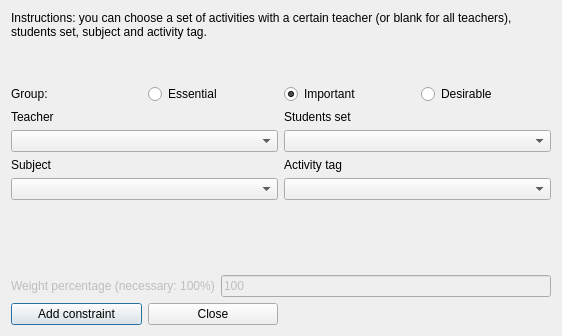
<?xml version="1.0" encoding="UTF-8"?>
<ui version="4.0">
 <class>AddConstraintActivitiesEndStudentsDayForm_template</class>
 <widget class="QDialog" name="AddConstraintActivitiesEndStudentsDayForm_template">
  <property name="geometry">
   <rect>
    <x>0</x>
    <y>0</y>
    <width>562</width>
    <height>336</height>
   </rect>
  </property>
  <property name="windowTitle">
   <string extracomment="This is the title of the dialog to add a new constraint of this type">Add activities end students day</string>
  </property>
  <layout class="QGridLayout" name="gridLayout">
   <item row="0" column="0" colspan="2">
    <widget class="QLabel" name="instructionsTextLabel">
     <property name="sizePolicy">
      <sizepolicy hsizetype="Minimum" vsizetype="Minimum">
       <horstretch>0</horstretch>
       <verstretch>0</verstretch>
      </sizepolicy>
     </property>
     <property name="text">
      <string>Instructions: you can choose a set of activities with a certain teacher (or blank for all teachers), students set, subject and activity tag.</string>
     </property>
     <property name="wordWrap">
      <bool>true</bool>
     </property>
    </widget>
   </item>
   <item row="1" column="0" colspan="2">
    <spacer name="spacer1">
     <property name="orientation">
      <enum>Qt::Vertical</enum>
     </property>
     <property name="sizeType">
      <enum>QSizePolicy::Expanding</enum>
     </property>
     <property name="sizeHint" stdset="0">
      <size>
       <width>20</width>
       <height>41</height>
      </size>
     </property>
    </spacer>
   </item>
   <item row="2" column="0" colspan="2">
    <layout class="QHBoxLayout" name="horizontalLayout_4">
     <item>
      <widget class="QLabel" name="groupTextLabel">
       <property name="text">
        <string>Group:</string>
       </property>
      </widget>
     </item>
     <item>
      <widget class="QRadioButton" name="essentialRadioButton">
       <property name="text">
        <string>Essential</string>
       </property>
      </widget>
     </item>
     <item>
      <widget class="QRadioButton" name="importantRadioButton">
       <property name="text">
        <string>Important</string>
       </property>
       <property name="checked">
        <bool>true</bool>
       </property>
      </widget>
     </item>
     <item>
      <widget class="QRadioButton" name="desirableRadioButton">
       <property name="text">
        <string>Desirable</string>
       </property>
      </widget>
     </item>
    </layout>
   </item>
   <item row="3" column="0">
    <layout class="QVBoxLayout" name="verticalLayout_2">
     <item>
      <widget class="QLabel" name="teachersTextLabel">
       <property name="text">
        <string>Teacher</string>
       </property>
       <property name="wordWrap">
        <bool>false</bool>
       </property>
      </widget>
     </item>
     <item>
      <widget class="QComboBox" name="teachersComboBox"/>
     </item>
     <item>
      <widget class="QLabel" name="subjectsTextLabel">
       <property name="text">
        <string>Subject</string>
       </property>
       <property name="wordWrap">
        <bool>false</bool>
       </property>
      </widget>
     </item>
     <item>
      <widget class="QComboBox" name="subjectsComboBox"/>
     </item>
    </layout>
   </item>
   <item row="3" column="1">
    <layout class="QVBoxLayout" name="verticalLayout">
     <item>
      <widget class="QLabel" name="studentsTextLabel">
       <property name="text">
        <string>Students set</string>
       </property>
       <property name="wordWrap">
        <bool>false</bool>
       </property>
      </widget>
     </item>
     <item>
      <widget class="QComboBox" name="studentsComboBox"/>
     </item>
     <item>
      <widget class="QLabel" name="activityTagsTextLabel">
       <property name="text">
        <string>Activity tag</string>
       </property>
       <property name="wordWrap">
        <bool>false</bool>
       </property>
      </widget>
     </item>
     <item>
      <widget class="QComboBox" name="activityTagsComboBox"/>
     </item>
    </layout>
   </item>
   <item row="4" column="0" colspan="2">
    <spacer name="spacer2">
     <property name="orientation">
      <enum>Qt::Vertical</enum>
     </property>
     <property name="sizeType">
      <enum>QSizePolicy::Expanding</enum>
     </property>
     <property name="sizeHint" stdset="0">
      <size>
       <width>20</width>
       <height>71</height>
      </size>
     </property>
    </spacer>
   </item>
   <item row="5" column="0" colspan="2">
    <layout class="QHBoxLayout">
     <item>
      <widget class="QLabel" name="weightTextLabel">
       <property name="enabled">
        <bool>false</bool>
       </property>
       <property name="frameShape">
        <enum>QFrame::NoFrame</enum>
       </property>
       <property name="frameShadow">
        <enum>QFrame::Plain</enum>
       </property>
       <property name="text">
        <string>Weight percentage (necessary: 100%)</string>
       </property>
       <property name="wordWrap">
        <bool>false</bool>
       </property>
      </widget>
     </item>
     <item>
      <widget class="QLineEdit" name="weightLineEdit">
       <property name="enabled">
        <bool>false</bool>
       </property>
       <property name="text">
        <string notr="true">100</string>
       </property>
      </widget>
     </item>
    </layout>
   </item>
   <item row="6" column="0">
    <layout class="QHBoxLayout">
     <item>
      <widget class="QPushButton" name="addConstraintPushButton">
       <property name="text">
        <string>Add constraint</string>
       </property>
      </widget>
     </item>
     <item>
      <widget class="QPushButton" name="closePushButton">
       <property name="text">
        <string>Close</string>
       </property>
      </widget>
     </item>
    </layout>
   </item>
  </layout>
 </widget>
 <layoutdefault spacing="6" margin="11"/>
 <resources/>
 <connections/>
</ui>
